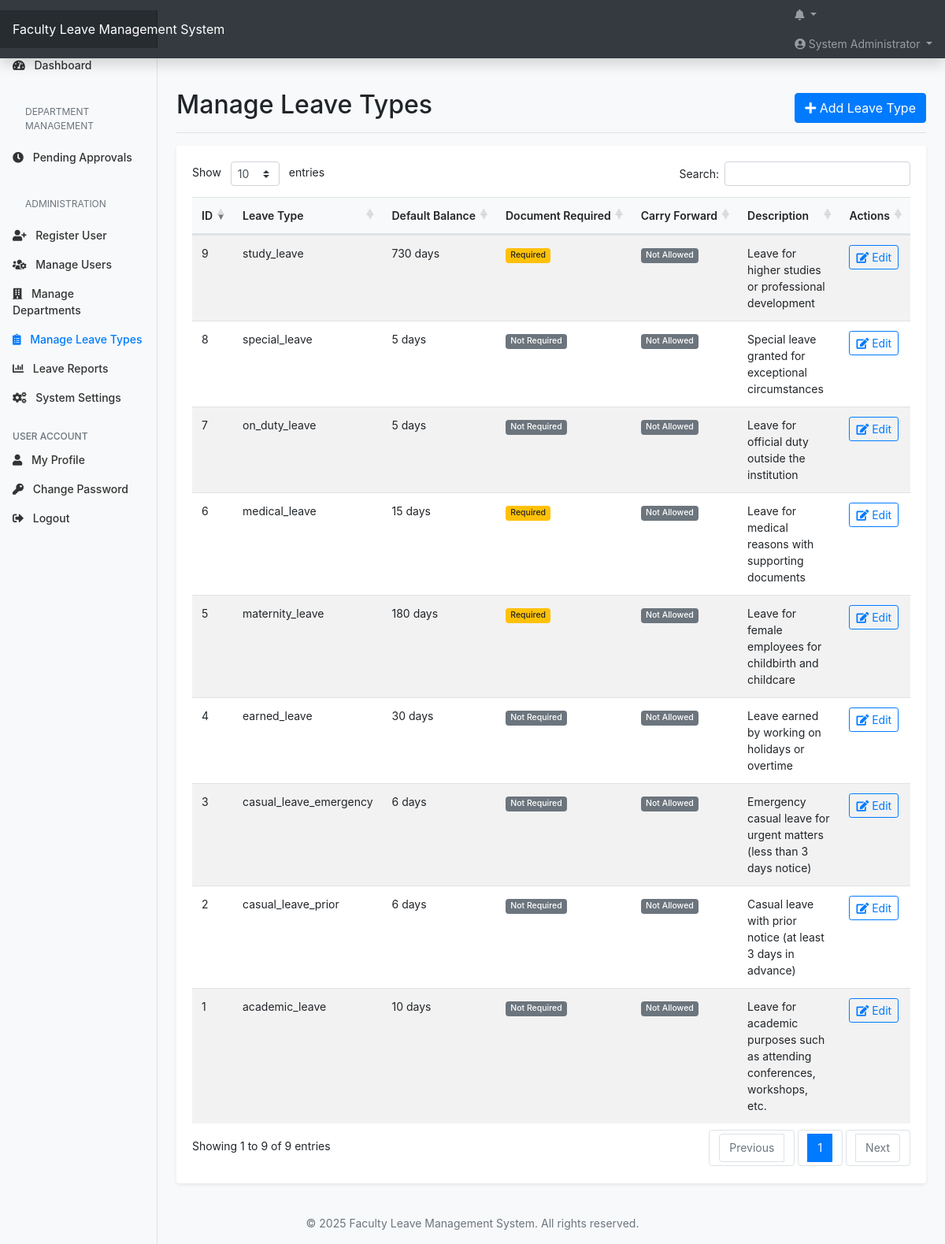
Page /manage_leave_types.php (signed in) on the committed database.
### tables this page shows
CREATE TABLE IF NOT EXISTS leave_types (
    type_id INT AUTO_INCREMENT PRIMARY KEY,
    type_name VARCHAR(50) NOT NULL UNIQUE,
    description TEXT,
    default_balance FLOAT NOT NULL,
    requires_document TINYINT(1) DEFAULT 0,
    requires_hod_approval TINYINT(1) DEFAULT 1,
    requires_central_admin_approval TINYINT(1) DEFAULT 0,
    requires_admin_approval TINYINT(1) DEFAULT 0
);

### manage_leave_types.php (the view, shortened to what this page needs)
<?php
function getLeaveTypes() {
    $conn = connectDB();
    $query = "SELECT * FROM leave_types ORDER BY type_name";
    $result = $conn->query($query);
    $leaveTypes = [];
    while ($row = $result->fetch_assoc()) {
        $leaveTypes[] = $row;
    }
    return $leaveTypes;
}
$leaveTypes = getLeaveTypes();
?>
<!DOCTYPE html>
<html lang="en">
<head>
    <link rel="stylesheet" href="https://stackpath.bootstrapcdn.com/bootstrap/4.5.2/css/bootstrap.min.css">
    <link rel="stylesheet" href="https://cdnjs.cloudflare.com/ajax/libs/font-awesome/5.15.1/css/all.min.css">
    <link rel="stylesheet" href="https://cdn.jsdelivr.net/npm/datatables.net-bs4/css/dataTables.bootstrap4.min.css">
    <link rel="stylesheet" href="assets/css/style.css">
</head>
<body>
    <?php include 'includes/header.php'; ?>
    <div class="container-fluid mt-4">
        <div class="row">
            <?php include 'includes/sidebar.php'; ?>
            <main class="col-md-9 ml-sm-auto col-lg-10 px-md-4">
                <div class="d-flex justify-content-between flex-wrap flex-md-nowrap align-items-center pt-3 pb-2 mb-3 border-bottom">
                    <h1 class="h2">Manage Leave Types</h1>
                    <button type="button" class="btn btn-primary" data-toggle="modal" data-target="#addLeaveTypeModal">
                        <i class="fas fa-plus"></i> Add Leave Type
                    </button>
                </div>
                <div class="card shadow-sm">
                    <div class="card-body">
                        <div class="table-responsive">
                            <table class="table table-striped table-hover data-table">
                                <thead>
                                    <tr>
                                        <th>ID</th>
                                        <th>Leave Type</th>
                                        <th>Default Balance</th>
                                        <th>Document Required</th>
                                        <th>Carry Forward</th>
                                        <th>Description</th>
                                        <th>Actions</th>
                                    </tr>
                                </thead>
                                <tbody>
                                    <?php foreach ($leaveTypes as $leaveType): ?>
                                        <tr>
                                            <td><?php echo $leaveType['type_id'] ?? ''; ?></td>
                                            <td><?php echo $leaveType['type_name'] ?? ''; ?></td>
                                            <td><?php echo ($leaveType['default_balance'] ?? 0) . ' days'; ?></td>
                                            <td>
                                                <?php if (!empty($leaveType['requires_document'])): ?>
                                                    <span class="badge badge-warning">Required</span>
                                                <?php else: ?>
                                                    <span class="badge badge-secondary">Not Required</span>
                                                <?php endif; ?>
                                            </td>
                                            <td>
                                                <?php if (!empty($leaveType['carry_forward'])): ?>
                                                    <span class="badge badge-success">Allowed</span>
                                                <?php else: ?>
                                                    <span class="badge badge-secondary">Not Allowed</span>
                                                <?php endif; ?>
                                            </td>
                                            <td><?php echo $leaveType['description'] ?? ''; ?></td>
                                            <td>
                                                <button type="button" class="btn btn-sm btn-outline-primary edit-leave-type"
                                                        data-id="<?php echo $leaveType['type_id'] ?? ''; ?>"
                                                        data-name="<?php echo htmlspecialchars($leaveType['type_name'] ?? ''); ?>"
                                                        data-balance="<?php echo $leaveType['default_balance'] ?? 0; ?>"
                                                        data-doc="<?php echo $leaveType['requires_document'] ?? 0; ?>"
                                                        data-carry="<?php echo $leaveType['carry_forward'] ?? 0; ?>"
                                                        data-desc="<?php echo htmlspecialchars($leaveType['description'] ?? ''); ?>">
                                                    <i class="fas fa-edit"></i> Edit
                                                </button>
                                            </td>
                                        </tr>
                                    <?php endforeach; ?>
                                </tbody>
                            </table>
                        </div>
                    </div>
                </div>
            </main>
        </div>
    </div>
    <?php include 'includes/footer.php'; ?>
</body>
</html>

### assets/css/style.css (style rules this page uses)
body { font-size: .875rem; background-color: #f8f9fa; }
.card { margin-bottom: 1.5rem; border: none; box-shadow: 0 0.125rem 0.25rem rgba(0, 0, 0, 0.075); }
.table th { font-weight: 600; background-color: #f8f9fa; }
.badge { font-weight: 500; padding: 0.4em 0.6em; }

### manage_leave_types.php (style rules this page uses)
.table th { white-space: nowrap; position: relative; }
.table th.sorting:after, .table th.sorting_asc:after, .table th.sorting_desc:after { position: absolute; right: 8px; top: 50%; transform: translateY(-50%); font-family: 'Font Awesome 5 Free'; font-weight: 900; font-size: 0.8em; opacity: 0.7; }
.table th.sorting:after { content: "\f0dc"; }
.table th.sorting_desc:after { content: "\f0dd"; }

### rows in the picture
leave_types: type_id "1", type_name "academic_leave", default_balance "10", requires_document "Not Required", description "Leave for academic purposes such as attending conferences, workshops, etc."
leave_types: type_id "3", type_name "casual_leave_emergency", default_balance "6", requires_document "Not Required", description "Emergency casual leave for urgent matters (less than 3 days notice)"
leave_types: type_id "2", type_name "casual_leave_prior", default_balance "6", requires_document "Not Required", description "Casual leave with prior notice (at least 3 days in advance)"
leave_types: type_id "4", type_name "earned_leave", default_balance "30", requires_document "Not Required", description "Leave earned by working on holidays or overtime"
leave_types: type_id "5", type_name "maternity_leave", default_balance "180", requires_document "Required", description "Leave for female employees for childbirth and childcare"
leave_types: type_id "6", type_name "medical_leave", default_balance "15", requires_document "Required", description "Leave for medical reasons with supporting documents"
leave_types: type_id "7", type_name "on_duty_leave", default_balance "5", requires_document "Not Required", description "Leave for official duty outside the institution"
leave_types: type_id "8", type_name "special_leave", default_balance "5", requires_document "Not Required", description "Special leave granted for exceptional circumstances"
leave_types: type_id "9", type_name "study_leave", default_balance "730", requires_document "Required", description "Leave for higher studies or professional development"

### other values in the picture
APP_TITLE "Faculty Leave Management System"
$_SESSION['name'] "System Administrator"
